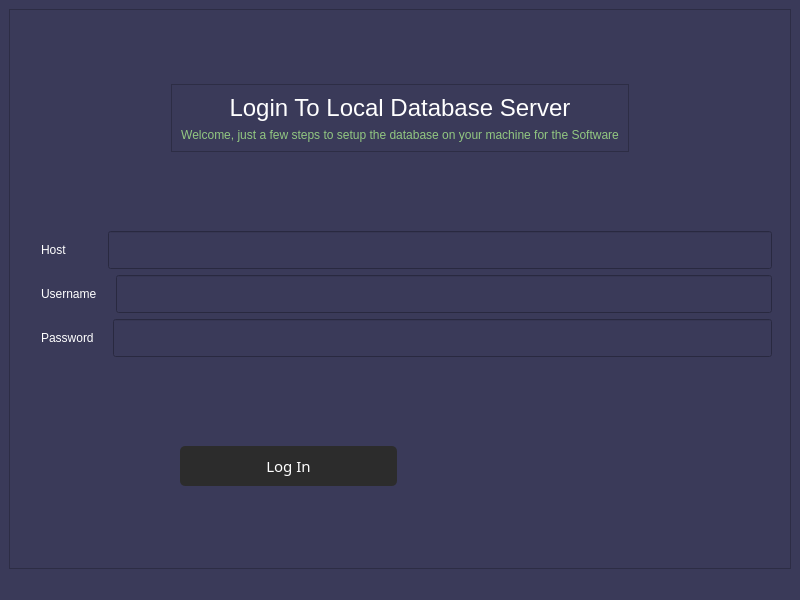
<?xml version="1.0" encoding="UTF-8"?>
<ui version="4.0">
 <class>MainWindow</class>
 <widget class="QMainWindow" name="MainWindow">
  <property name="geometry">
   <rect>
    <x>0</x>
    <y>0</y>
    <width>800</width>
    <height>600</height>
   </rect>
  </property>
  <property name="minimumSize">
   <size>
    <width>800</width>
    <height>600</height>
   </size>
  </property>
  <property name="maximumSize">
   <size>
    <width>800</width>
    <height>600</height>
   </size>
  </property>
  <property name="windowTitle">
   <string>MainWindow</string>
  </property>
  <property name="styleSheet">
   <string notr="true">*{
	background:rgb(58, 58, 89) ;
}</string>
  </property>
  <widget class="QWidget" name="centralwidget">
   <layout class="QGridLayout" name="gridLayout">
    <item row="0" column="0">
     <widget class="QFrame" name="frame">
      <property name="frameShape">
       <enum>QFrame::StyledPanel</enum>
      </property>
      <property name="frameShadow">
       <enum>QFrame::Raised</enum>
      </property>
      <layout class="QGridLayout" name="gridLayout_3">
       <item row="3" column="0" colspan="4">
        <widget class="QFrame" name="frame">
         <property name="styleSheet">
          <string notr="true">QLineEdit, QLabel{
	padding: 10px;
	color: #fff;
}
</string>
         </property>
         <layout class="QVBoxLayout" name="verticalLayout">
          <item>
           <layout class="QHBoxLayout" name="horizontalLayout">
            <item>
             <widget class="QLabel" name="label_3">
              <property name="minimumSize">
               <size>
                <width>74</width>
                <height>0</height>
               </size>
              </property>
              <property name="text">
               <string>Host</string>
              </property>
             </widget>
            </item>
            <item>
             <widget class="QLineEdit" name="host"/>
            </item>
           </layout>
          </item>
          <item>
           <layout class="QHBoxLayout" name="horizontalLayout_2">
            <item>
             <widget class="QLabel" name="label_4">
              <property name="minimumSize">
               <size>
                <width>74</width>
                <height>0</height>
               </size>
              </property>
              <property name="text">
               <string>Username</string>
              </property>
             </widget>
            </item>
            <item>
             <widget class="QLineEdit" name="username"/>
            </item>
           </layout>
          </item>
          <item>
           <layout class="QHBoxLayout" name="horizontalLayout_3">
            <item>
             <widget class="QLabel" name="label_5">
              <property name="minimumSize">
               <size>
                <width>74</width>
                <height>0</height>
               </size>
              </property>
              <property name="text">
               <string>Password</string>
              </property>
             </widget>
            </item>
            <item>
             <widget class="QLineEdit" name="password">
              <property name="inputMethodHints">
               <set>Qt::ImhHiddenText|Qt::ImhNoAutoUppercase|Qt::ImhNoPredictiveText|Qt::ImhSensitiveData</set>
              </property>
              <property name="text">
               <string/>
              </property>
              <property name="echoMode">
               <enum>QLineEdit::Password</enum>
              </property>
             </widget>
            </item>
           </layout>
          </item>
         </layout>
        </widget>
       </item>
       <item row="5" column="1" colspan="2">
        <widget class="QFrame" name="frame">
         <property name="minimumSize">
          <size>
           <width>331</width>
           <height>41</height>
          </size>
         </property>
         <property name="styleSheet">
          <string notr="true">QPushButton{
background: #2c2c2c;
color: #fff;
font-family: sans;
font-size: 15px;
border-radius: 5px
}

QPushButton:hover{
background: #eee;
color: #2c2c2c;
}</string>
         </property>
         <layout class="QHBoxLayout" name="horizontalLayout_4">
          <item>
           <widget class="QPushButton" name="pushButton">
            <property name="minimumSize">
             <size>
              <width>0</width>
              <height>40</height>
             </size>
            </property>
            <property name="cursor">
             <cursorShape>PointingHandCursor</cursorShape>
            </property>
            <property name="styleSheet">
             <string notr="true"/>
            </property>
            <property name="text">
             <string>Log In</string>
            </property>
           </widget>
          </item>
          <item>
           <widget class="QLabel" name="label_2">
            <property name="styleSheet">
             <string notr="true">color: #ff6666;</string>
            </property>
            <property name="text">
             <string/>
            </property>
           </widget>
          </item>
         </layout>
        </widget>
       </item>
       <item row="1" column="1" colspan="2">
        <widget class="QFrame" name="frame_2">
         <property name="frameShape">
          <enum>QFrame::StyledPanel</enum>
         </property>
         <property name="frameShadow">
          <enum>QFrame::Raised</enum>
         </property>
         <layout class="QGridLayout" name="gridLayout_2">
          <item row="0" column="0">
           <widget class="QLabel" name="label">
            <property name="styleSheet">
             <string notr="true">color: #fff;</string>
            </property>
            <property name="text">
             <string>&lt;html&gt;&lt;head/&gt;&lt;body&gt;&lt;p align=&quot;center&quot;&gt;&lt;span style=&quot; font-size:18pt;&quot;&gt;Login To Local Database Server&lt;/span&gt;&lt;/p&gt;&lt;/body&gt;&lt;/html&gt;</string>
            </property>
           </widget>
          </item>
          <item row="1" column="0">
           <widget class="QLabel" name="label_7">
            <property name="text">
             <string>&lt;html&gt;&lt;head/&gt;&lt;body&gt;&lt;p align=&quot;center&quot;&gt;&lt;span style=&quot; color:#92c881;&quot;&gt;Welcome, just a few steps to setup the database on your machine for the Software&lt;/span&gt;&lt;/p&gt;&lt;/body&gt;&lt;/html&gt;</string>
            </property>
           </widget>
          </item>
         </layout>
        </widget>
       </item>
       <item row="5" column="0">
        <spacer name="horizontalSpacer">
         <property name="orientation">
          <enum>Qt::Horizontal</enum>
         </property>
         <property name="sizeHint" stdset="0">
          <size>
           <width>18</width>
           <height>20</height>
          </size>
         </property>
        </spacer>
       </item>
       <item row="1" column="0">
        <spacer name="horizontalSpacer_3">
         <property name="orientation">
          <enum>Qt::Horizontal</enum>
         </property>
         <property name="sizeHint" stdset="0">
          <size>
           <width>18</width>
           <height>20</height>
          </size>
         </property>
        </spacer>
       </item>
       <item row="1" column="3">
        <spacer name="horizontalSpacer_4">
         <property name="orientation">
          <enum>Qt::Horizontal</enum>
         </property>
         <property name="sizeHint" stdset="0">
          <size>
           <width>19</width>
           <height>20</height>
          </size>
         </property>
        </spacer>
       </item>
       <item row="2" column="1">
        <spacer name="verticalSpacer_3">
         <property name="orientation">
          <enum>Qt::Vertical</enum>
         </property>
         <property name="sizeHint" stdset="0">
          <size>
           <width>20</width>
           <height>42</height>
          </size>
         </property>
        </spacer>
       </item>
       <item row="6" column="1" colspan="2">
        <spacer name="verticalSpacer_2">
         <property name="orientation">
          <enum>Qt::Vertical</enum>
         </property>
         <property name="sizeHint" stdset="0">
          <size>
           <width>20</width>
           <height>43</height>
          </size>
         </property>
        </spacer>
       </item>
       <item row="5" column="3">
        <spacer name="horizontalSpacer_2">
         <property name="orientation">
          <enum>Qt::Horizontal</enum>
         </property>
         <property name="sizeHint" stdset="0">
          <size>
           <width>19</width>
           <height>20</height>
          </size>
         </property>
        </spacer>
       </item>
       <item row="0" column="1">
        <spacer name="verticalSpacer_4">
         <property name="orientation">
          <enum>Qt::Vertical</enum>
         </property>
         <property name="sizeHint" stdset="0">
          <size>
           <width>20</width>
           <height>43</height>
          </size>
         </property>
        </spacer>
       </item>
       <item row="4" column="1">
        <spacer name="verticalSpacer_5">
         <property name="orientation">
          <enum>Qt::Vertical</enum>
         </property>
         <property name="sizeHint" stdset="0">
          <size>
           <width>20</width>
           <height>43</height>
          </size>
         </property>
        </spacer>
       </item>
      </layout>
     </widget>
    </item>
   </layout>
  </widget>
  <widget class="QStatusBar" name="statusbar"/>
 </widget>
 <resources/>
 <connections/>
</ui>
